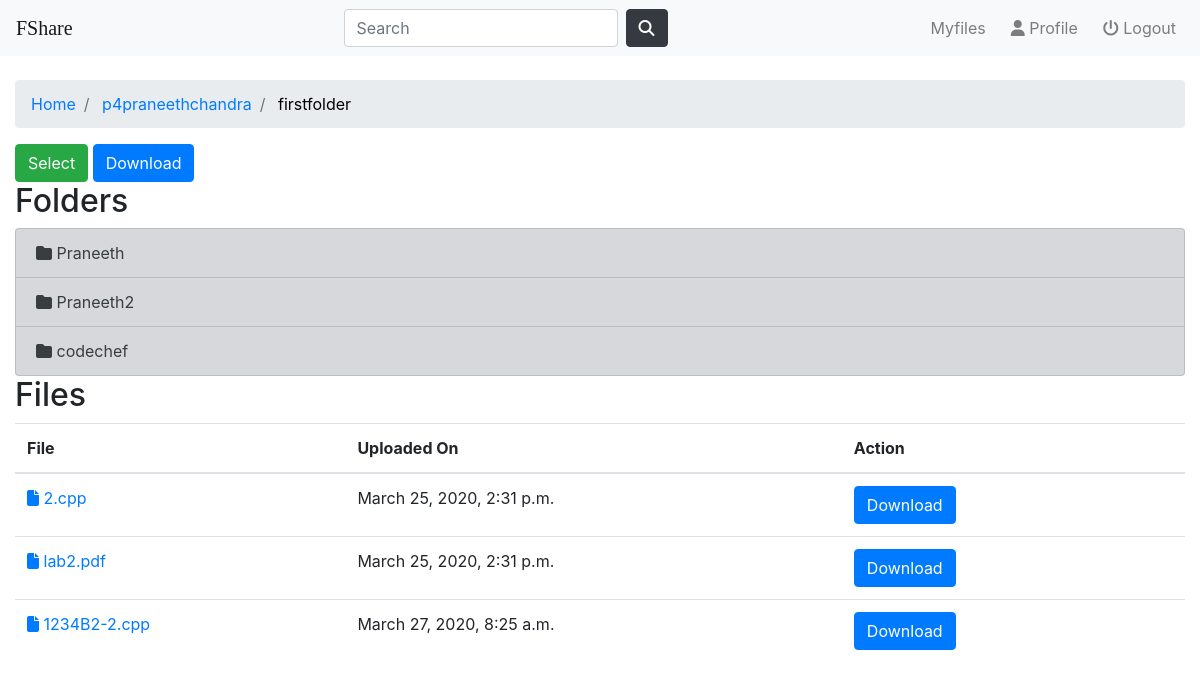
Page /home/detail/23 on the committed database.
### fileshare/models.py (models this page shows, shortened)
class Folder(models.Model):
    user = models.ForeignKey(User,on_delete=models.CASCADE,default=1)
    name = models.CharField(max_length=50)
    linkedfolder = models.ForeignKey("self",on_delete=models.CASCADE,null=True,blank=True)
    lastmodified = models.DateTimeField(auto_now=True)
    def __str__(self):
        return self.name

class File(models.Model):
    user = models.ForeignKey(User,on_delete=models.CASCADE,default=1)
    folder=models.ForeignKey(Folder,on_delete=models.CASCADE,null=True,blank=True)
    name = models.CharField(max_length=50,null=True,blank=True)
    file=models.FileField();
    created_on = models.DateTimeField(auto_now_add=True)

### home/views.py (the view)
# urls.py: path('detail/<int:folder_id>', views.userdetails,name='userdetails'),
def userdetails(request,folder_id):
    folder = get_object_or_404(Folder,pk=folder_id)
    files = folder.file_set.all()
    folders = folder.folder_set.all()
    temp = folder
    parent_list = []
    user = folder.user
    parent_list.append(temp)
    while temp.linkedfolder:
        parent = temp.linkedfolder
        parent_list.append(parent)
        temp = parent
    active_folder = parent_list[0]
    parent_list.reverse()
    print(parent_list)
    context={'folder':folder,'folders':folders,'files':files,'folder_id':folder_id,'parent_list':parent_list,'active_folder':active_folder,'u':user}
    return render(request,'home/userdetails.html',context)

### home/templates/home/userdetails.html
{% extends 'home/base.html' %}
{% block body %}
<ol class="breadcrumb">
  <li class="breadcrumb-item"> <a href="{% url 'home:users' %}"> Home </a></li>
  <li class="breadcrumb-item"> <a href="{% url 'home:userindex' u.pk %}"> {{ u.username }} </a> </li>
  {% for parent in parent_list %}
    {% if parent is not active_folder %}
      <li class="breadcrumb-item"> <a href="{% url 'home:userdetails' parent.id %}"> {{ parent }}</a> </li>
    {% else %}
    <li class="breadcrumb-item active" aria-current="page"><a href="{% url 'home:userdetails' parent.id %}" style="color:black"> {{ parent }}</a></li>
    {% endif %}
  {% endfor %}
</ol>
<a href="{% url 'home:select' folder_id %}"> <button type="button" class="btn btn-success"> Select </button> </a>
<a href="{% url 'fileshare:download_folder' folder_id %}"> <button type="button" class="btn btn-primary"> Download </button> </a>
<h2>Folders</h2>
{% if folders %}
<div class="list-group">
  {% for f in folders %}
   <a href="{% url 'home:userdetails' f.id %}" class="list-group-item list-group-item-action list-group-item-secondary "><i class='fas fa-folder'></i> {{ f }} </a>
  {% endfor %}
</div>
{% else %}
  <h3> No folders here yet :( </h3>
{% endif %}
<h2>Files</h2>
{% if files %}
<div class="table-responsive">
   <table class="table table-hover">
     <thead style="border-color:white">
       <tr>
         <th>File</th>
         <th>Uploaded On</th>
         <th>Action</th>
       </tr>
     </thead>
     <tbody>
         {% for file in files %}
         <tr>
           <td> <a href="{{ file.file.url }}" target="_blank"><i class="fas fa-file"></i> {{ file.name }} </a> </td>
           <td> {{ file.created_on }}</td>
           <td>
             <a href="{{ file.file.url }}" target="_blank" download><button type="button" class="btn btn-primary">Download</button></a>&nbsp;&nbsp;&nbsp;&nbsp;&nbsp;&nbsp;
           </td>
         </tr>
        {% endfor %}
     </tbody>
   </table>
 </div>
{% else %}
  <h3> No files here yet :( </h3>
{% endif %}
{% endblock %}

### rows in the picture
Folder: name "firstfolder"
Folder: name "Praneeth"
Folder: name "Praneeth2"
Folder: name "codechef"
File: name "2.cpp", created_on "March 25, 2020, 2:31 p.m."
File: name "lab2.pdf", created_on "March 25, 2020, 2:31 p.m."
File: name "1234B2-2.cpp", created_on "March 27, 2020, 8:25 a.m."

### other values in the picture
{{ u.username }} "p4praneethchandra"
